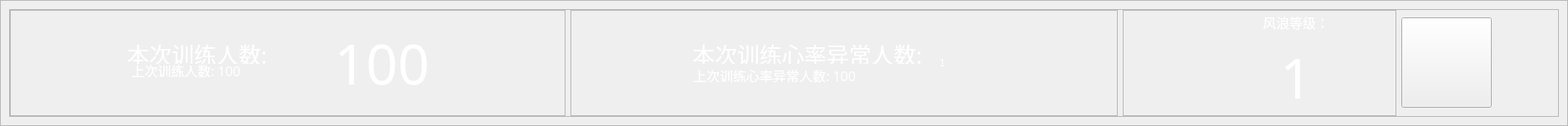
       <widget class="QFrame" name="train_frame">
        <property name="maximumSize">
         <size>
          <width>16777215</width>
          <height>180</height>
         </size>
        </property>
        <property name="styleSheet">
         <string notr="true"/>
        </property>
        <property name="frameShape">
         <enum>QFrame::StyledPanel</enum>
        </property>
        <property name="frameShadow">
         <enum>QFrame::Raised</enum>
        </property>
        <layout class="QHBoxLayout" name="train_frame_layout">
         <property name="leftMargin">
          <number>10</number>
         </property>
         <property name="topMargin">
          <number>10</number>
         </property>
         <property name="rightMargin">
          <number>10</number>
         </property>
         <property name="bottomMargin">
          <number>10</number>
         </property>
         <item>
          <widget class="QFrame" name="train_bg_frame">
           <property name="maximumSize">
            <size>
             <width>16777215</width>
             <height>180</height>
            </size>
           </property>
           <property name="frameShape">
            <enum>QFrame::StyledPanel</enum>
           </property>
           <property name="frameShadow">
            <enum>QFrame::Raised</enum>
           </property>
           <layout class="QFormLayout" name="train_bg_frame_layout">
            <property name="horizontalSpacing">
             <number>6</number>
            </property>
            <property name="leftMargin">
             <number>0</number>
            </property>
            <property name="topMargin">
             <number>0</number>
            </property>
            <property name="rightMargin">
             <number>0</number>
            </property>
            <property name="bottomMargin">
             <number>0</number>
            </property>
            <item row="0" column="0">
             <layout class="QHBoxLayout" name="train_horizontalLayout">
              <property name="spacing">
               <number>6</number>
              </property>
              <property name="leftMargin">
               <number>0</number>
              </property>
              <property name="topMargin">
               <number>0</number>
              </property>
              <property name="rightMargin">
               <number>0</number>
              </property>
              <property name="bottomMargin">
               <number>0</number>
              </property>
              <item>
               <widget class="QFrame" name="people_count_frame">
                <property name="minimumSize">
                 <size>
                  <width>670</width>
                  <height>0</height>
                 </size>
                </property>
                <property name="maximumSize">
                 <size>
                  <width>16777215</width>
                  <height>16777215</height>
                 </size>
                </property>
                <property name="frameShape">
                 <enum>QFrame::StyledPanel</enum>
                </property>
                <property name="frameShadow">
                 <enum>QFrame::Raised</enum>
                </property>
                <layout class="QHBoxLayout" name="people_count_frame_layout">
                 <property name="leftMargin">
                  <number>0</number>
                 </property>
                 <property name="topMargin">
                  <number>0</number>
                 </property>
                 <property name="rightMargin">
                  <number>0</number>
                 </property>
                 <property name="bottomMargin">
                  <number>0</number>
                 </property>
                 <item>
                  <layout class="QHBoxLayout" name="people_count_horizontalLayout">
                   <property name="spacing">
                    <number>0</number>
                   </property>
                   <item>
                    <widget class="QLabel" name="people_icon">
                     <property name="minimumSize">
                      <size>
                       <width>112</width>
                       <height>0</height>
                      </size>
                     </property>
                     <property name="maximumSize">
                      <size>
                       <width>112</width>
                       <height>112</height>
                      </size>
                     </property>
                     <property name="text">
                      <string/>
                     </property>
                    </widget>
                   </item>
                   <item>
                    <layout class="QVBoxLayout" name="people_count_verticalLayout" stretch="0,2,2,1">
                     <item>
                      <spacer name="people_count_verticalSpacer2">
                       <property name="orientation">
                        <enum>Qt::Vertical</enum>
                       </property>
                       <property name="sizeHint" stdset="0">
                        <size>
                         <width>20</width>
                         <height>40</height>
                        </size>
                       </property>
                      </spacer>
                     </item>
                     <item>
                      <widget class="QLabel" name="current_people">
                       <property name="maximumSize">
                        <size>
                         <width>16777215</width>
                         <height>24</height>
                        </size>
                       </property>
                       <property name="font">
                        <font>
                         <family>方正黑体简体</family>
                         <pointsize>20</pointsize>
                         <weight>50</weight>
                         <italic>false</italic>
                         <bold>false</bold>
                        </font>
                       </property>
                       <property name="styleSheet">
                        <string notr="true">color: rgb(255, 255, 255);
font: 20pt &quot;方正黑体简体&quot;;</string>
                       </property>
                       <property name="text">
                        <string>    本次训练人数:</string>
                       </property>
                      </widget>
                     </item>
                     <item>
                      <widget class="QLabel" name="last_people">
                       <property name="maximumSize">
                        <size>
                         <width>16777215</width>
                         <height>16</height>
                        </size>
                       </property>
                       <property name="font">
                        <font>
                         <family>方正黑体简体</family>
                         <pointsize>12</pointsize>
                         <weight>50</weight>
                         <italic>false</italic>
                         <bold>false</bold>
                        </font>
                       </property>
                       <property name="styleSheet">
                        <string notr="true">color: rgb(255, 255, 255);
font: 12pt &quot;方正黑体简体&quot;;</string>
                       </property>
                       <property name="text">
                        <string>        上次训练人数: 100</string>
                       </property>
                      </widget>
                     </item>
                     <item>
                      <spacer name="people_count_verticalSpacer1">
                       <property name="orientation">
                        <enum>Qt::Vertical</enum>
                       </property>
                       <property name="sizeHint" stdset="0">
                        <size>
                         <width>20</width>
                         <height>30</height>
                        </size>
                       </property>
                      </spacer>
                     </item>
                    </layout>
                   </item>
                   <item>
                    <widget class="QLabel" name="people_label">
                     <property name="font">
                      <font>
                       <family>方正品尚细黑简体</family>
                       <pointsize>50</pointsize>
                       <weight>50</weight>
                       <italic>false</italic>
                       <bold>false</bold>
                      </font>
                     </property>
                     <property name="styleSheet">
                      <string notr="true">color: rgb(255, 255, 255);
font: 50pt &quot;方正品尚细黑简体&quot;;</string>
                     </property>
                     <property name="text">
                      <string>100</string>
                     </property>
                    </widget>
                   </item>
                  </layout>
                 </item>
                </layout>
               </widget>
              </item>
              <item>
               <widget class="QFrame" name="trains_heart_rate_frame">
                <property name="minimumSize">
                 <size>
                  <width>660</width>
                  <height>0</height>
                 </size>
                </property>
                <property name="frameShape">
                 <enum>QFrame::StyledPanel</enum>
                </property>
                <property name="frameShadow">
                 <enum>QFrame::Raised</enum>
                </property>
                <layout class="QHBoxLayout" name="trains_heart_rate_frame_layout">
                 <property name="leftMargin">
                  <number>0</number>
                 </property>
                 <property name="topMargin">
                  <number>0</number>
                 </property>
                 <property name="rightMargin">
                  <number>0</number>
                 </property>
                 <property name="bottomMargin">
                  <number>0</number>
                 </property>
                 <item>
                  <layout class="QHBoxLayout" name="trains_heart_rate_horizontalLayout">
                   <item>
                    <widget class="QLabel" name="heart_icon">
                     <property name="minimumSize">
                      <size>
                       <width>112</width>
                       <height>0</height>
                      </size>
                     </property>
                     <property name="maximumSize">
                      <size>
                       <width>112</width>
                       <height>112</height>
                      </size>
                     </property>
                     <property name="text">
                      <string/>
                     </property>
                    </widget>
                   </item>
                   <item>
                    <layout class="QVBoxLayout" name="trains_heart_rate_verticalLayout" stretch="1,2,2,1">
                     <item>
                      <spacer name="trains_heart_rate_verticalSpacer1">
                       <property name="orientation">
                        <enum>Qt::Vertical</enum>
                       </property>
                       <property name="sizeHint" stdset="0">
                        <size>
                         <width>20</width>
                         <height>40</height>
                        </size>
                       </property>
                      </spacer>
                     </item>
                     <item>
                      <widget class="QLabel" name="trains_heart_rate_tip">
                       <property name="maximumSize">
                        <size>
                         <width>16777215</width>
                         <height>24</height>
                        </size>
                       </property>
                       <property name="font">
                        <font>
                         <family>方正黑体简体</family>
                         <pointsize>20</pointsize>
                         <weight>50</weight>
                         <italic>false</italic>
                         <bold>false</bold>
                        </font>
                       </property>
                       <property name="styleSheet">
                        <string notr="true">color: rgb(255, 255, 255);
font: 20pt &quot;方正黑体简体&quot;;</string>
                       </property>
                       <property name="text">
                        <string>    本次训练心率异常人数:  </string>
                       </property>
                      </widget>
                     </item>
                     <item>
                      <widget class="QLabel" name="trains_heart_rate_count">
                       <property name="maximumSize">
                        <size>
                         <width>16777215</width>
                         <height>16</height>
                        </size>
                       </property>
                       <property name="font">
                        <font>
                         <family>方正黑体简体</family>
                         <pointsize>12</pointsize>
                         <weight>50</weight>
                         <italic>false</italic>
                         <bold>false</bold>
                        </font>
                       </property>
                       <property name="styleSheet">
                        <string notr="true">color: rgb(255, 255, 255);
font: 12pt &quot;方正黑体简体&quot;;</string>
                       </property>
                       <property name="text">
                        <string>       上次训练心率异常人数: 100</string>
                       </property>
                      </widget>
                     </item>
                     <item>
                      <spacer name="trains_heart_rate_verticalSpacer2">
                       <property name="orientation">
                        <enum>Qt::Vertical</enum>
                       </property>
                       <property name="sizeHint" stdset="0">
                        <size>
                         <width>20</width>
                         <height>40</height>
                        </size>
                       </property>
                      </spacer>
                     </item>
                    </layout>
                   </item>
                   <item>
                    <widget class="QLabel" name="heart_label">
                     <property name="styleSheet">
                      <string notr="true">color: rgb(255, 255, 255);
font: 50pt &quot;方正品尚细黑简体&quot;;</string>
                     </property>
                     <property name="text">
                      <string>1</string>
                     </property>
                    </widget>
                   </item>
                  </layout>
                 </item>
                </layout>
               </widget>
              </item>
              <item>
               <widget class="QFrame" name="waves_frame">
                <property name="minimumSize">
                 <size>
                  <width>0</width>
                  <height>0</height>
                 </size>
                </property>
                <property name="maximumSize">
                 <size>
                  <width>16777215</width>
                  <height>16777215</height>
                 </size>
                </property>
                <property name="frameShape">
                 <enum>QFrame::StyledPanel</enum>
                </property>
                <property name="frameShadow">
                 <enum>QFrame::Raised</enum>
                </property>
                <layout class="QHBoxLayout" name="waves_frame_layout">
                 <property name="leftMargin">
                  <number>0</number>
                 </property>
                 <property name="topMargin">
                  <number>0</number>
                 </property>
                 <property name="rightMargin">
                  <number>0</number>
                 </property>
                 <property name="bottomMargin">
                  <number>0</number>
                 </property>
                 <item>
                  <layout class="QHBoxLayout" name="waves_horizontalLayout">
                   <item>
                    <widget class="QLabel" name="waves_icon">
                     <property name="minimumSize">
                      <size>
                       <width>112</width>
                       <height>112</height>
                      </size>
                     </property>
                     <property name="maximumSize">
                      <size>
                       <width>112</width>
                       <height>112</height>
                      </size>
                     </property>
                     <property name="text">
                      <string/>
                     </property>
                    </widget>
                   </item>
                   <item>
                    <spacer name="waves_horizontalSpacer1">
                     <property name="orientation">
                      <enum>Qt::Horizontal</enum>
                     </property>
                     <property name="sizeHint" stdset="0">
                      <size>
                       <width>50</width>
                       <height>20</height>
                      </size>
                     </property>
                    </spacer>
                   </item>
                   <item>
                    <layout class="QVBoxLayout" name="waves_verticalLayout">
                     <item>
                      <widget class="QLabel" name="waves_title">
                       <property name="font">
                        <font>
                         <family>方正黑体简体</family>
                         <pointsize>12</pointsize>
                         <weight>50</weight>
                         <italic>false</italic>
                         <bold>false</bold>
                        </font>
                       </property>
                       <property name="styleSheet">
                        <string notr="true">color: rgb(255, 255, 255);
font: 12pt &quot;方正黑体简体&quot;;</string>
                       </property>
                       <property name="text">
                        <string>风浪等级：</string>
                       </property>
                      </widget>
                     </item>
                     <item>
                      <widget class="QLabel" name="waves_label">
                       <property name="font">
                        <font>
                         <family>方正品尚细黑简体</family>
                         <pointsize>50</pointsize>
                         <weight>50</weight>
                         <italic>false</italic>
                         <bold>false</bold>
                        </font>
                       </property>
                       <property name="styleSheet">
                        <string notr="true">color: rgb(255, 255, 255);
font: 50pt &quot;方正品尚细黑简体&quot;;</string>
                       </property>
                       <property name="text">
                        <string>1</string>
                       </property>
                       <property name="alignment">
                        <set>Qt::AlignCenter</set>
                       </property>
                      </widget>
                     </item>
                    </layout>
                   </item>
                   <item>
                    <spacer name="waves_horizontalSpacer2">
                     <property name="orientation">
                      <enum>Qt::Horizontal</enum>
                     </property>
                     <property name="sizeHint" stdset="0">
                      <size>
                       <width>80</width>
                       <height>20</height>
                      </size>
                     </property>
                    </spacer>
                   </item>
                  </layout>
                 </item>
                </layout>
               </widget>
              </item>
              <item>
               <widget class="QPushButton" name="oil_btn">
                <property name="minimumSize">
                 <size>
                  <width>109</width>
                  <height>109</height>
                 </size>
                </property>
                <property name="maximumSize">
                 <size>
                  <width>109</width>
                  <height>16777215</height>
                 </size>
                </property>
                <property name="styleSheet">
                 <string notr="true">border-image: url(:/img/oil_icon.jpg);</string>
                </property>
                <property name="text">
                 <string/>
                </property>
               </widget>
              </item>
              <item>
               <spacer name="trainHorizontalSpacer">
                <property name="orientation">
                 <enum>Qt::Horizontal</enum>
                </property>
                <property name="sizeHint" stdset="0">
                 <size>
                  <width>80</width>
                  <height>20</height>
                 </size>
                </property>
               </spacer>
              </item>
             </layout>
            </item>
           </layout>
          </widget>
         </item>
        </layout>
       </widget>
